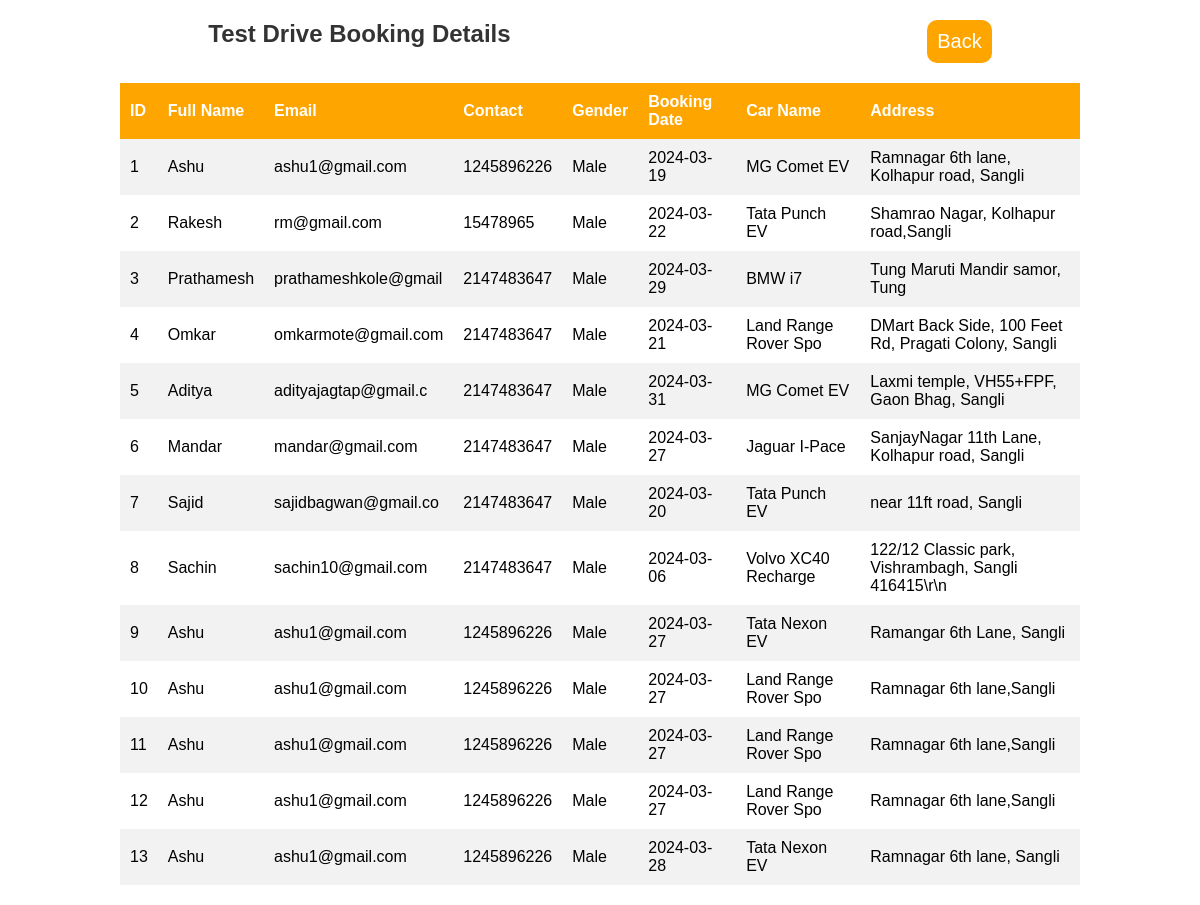
Page /admin/bookings.php on the committed database.
### tables this page shows
CREATE TABLE `booking_details` (
  `ID` int(11) NOT NULL,
  `First Name` varchar(10) NOT NULL,
  `Email` varchar(20) NOT NULL,
  `Contact` int(10) NOT NULL,
  `Gender` varchar(8) NOT NULL,
  `Booking Date` date NOT NULL,
  `Car Name` varchar(20) NOT NULL,
  `Address` text NOT NULL,
  `booking fees` varchar(125) NOT NULL
);

### admin/bookings.php (the view, shortened to what this page needs)
<link rel="stylesheet" href="admin.css">
<section>
   <div>
      <h2>Test Drive Booking Details</h2>
      <a href="admin.php" class="form-btn">Back</a>
   </div>
   <?php
   include '../connect.php';
   $query = "SELECT * FROM booking_details";
   $result = mysqli_query($conn, $query);
   if (mysqli_num_rows($result) > 0) {
      echo "<table border='1'>
        <tr>
            <th>ID</th>
            <th>Full Name</th>
            <th>Email</th>
            <th>Contact</th>
            <th>Gender</th>
            <th>Booking Date</th>
            <th>Car Name</th>
            <th>Address</th>
        </tr>";
      while ($row = mysqli_fetch_assoc($result)) {
         echo "<tr>
            <td>{$row['ID']}</td>
            <td>{$row['First Name']}</td>
            <td>{$row['Email']}</td>
            <td>{$row['Contact']}</td>
            <td>{$row['Gender']}</td>
            <td>{$row['Booking Date']}</td>
            <td>{$row['Car Name']}</td>
            <td>{$row['Address']}</td>
        </tr>";
      }
      echo "</table>";
   } else {
      echo "No records found";
   }
   ?>
</section>

### admin/admin.css (style rules this page uses)
* { font-family: sans-serif; margin: 0; padding: 0; box-sizing: border-box; outline: none; border: none; text-decoration: none; }
h2 { text-align: center; color: #333; }
table { width: 80%; margin: 20px auto; border-collapse: collapse; }
tr:nth-child(even) { background-color: #f2f2f2; }
th, td { padding: 10px; text-align: left; }
table tr th { background-color: var(--main-color); color: white; }

### admin/bookings.php (style rules this page uses)
table { width: 80%; margin: 20px auto; border-collapse: collapse; }
th, td { padding: 10px; text-align: left; }
th { background-color: #ffa500; color: white; }
section div { margin-top: 20px; display: flex; justify-content: space-around; }
section div a { background: var(--main-color); color: var(--bg-color); text-transform: capitalize; font-size: 20px; cursor: pointer; padding: 10px; border-radius: 10px; }

### rows in the picture
booking_details: ID "1", First Name "Ashu", Email "ashu1@gmail.com", Contact "1245896226", Gender "Male", Booking Date "2024-03-19", Car Name "MG Comet EV", Address "Ramnagar 6th lane, Kolhapur road, Sangli"
booking_details: ID "2", First Name "Rakesh", Email "rm@gmail.com", Contact "15478965", Gender "Male", Booking Date "2024-03-22", Car Name "Tata Punch EV", Address "Shamrao Nagar, Kolhapur road,Sangli"
booking_details: ID "3", First Name "Prathamesh", Email "prathameshkole@gmail", Contact "2147483647", Gender "Male", Booking Date "2024-03-29", Car Name "BMW i7", Address "Tung Maruti Mandir samor, Tung"
booking_details: ID "4", First Name "Omkar", Email "omkarmote@gmail.com", Contact "2147483647", Gender "Male", Booking Date "2024-03-21", Car Name "Land Range Rover Spo", Address "DMart Back Side, 100 Feet Rd, Pragati Colony, Sangli"
booking_details: ID "5", First Name "Aditya", Email "adityajagtap@gmail.c", Contact "2147483647", Gender "Male", Booking Date "2024-03-31", Car Name "MG Comet EV", Address "Laxmi temple, VH55+FPF, Gaon Bhag, Sangli"
booking_details: ID "6", First Name "Mandar", Email "mandar@gmail.com", Contact "2147483647", Gender "Male", Booking Date "2024-03-27", Car Name "Jaguar I-Pace", Address "SanjayNagar 11th Lane, Kolhapur road, Sangli"
booking_details: ID "7", First Name "Sajid", Email "sajidbagwan@gmail.co", Contact "2147483647", Gender "Male", Booking Date "2024-03-20", Car Name "Tata Punch EV", Address "near 11ft road, Sangli"
booking_details: ID "8", First Name "Sachin", Email "sachin10@gmail.com", Contact "2147483647", Gender "Male", Booking Date "2024-03-06", Car Name "Volvo XC40 Recharge", Address "122/12 Classic park, Vishrambagh, Sangli 416415\\r\\n"
booking_details: ID "9", First Name "Ashu", Email "ashu1@gmail.com", Contact "1245896226", Gender "Male", Booking Date "2024-03-27", Car Name "Tata Nexon EV", Address "Ramangar 6th Lane, Sangli"
booking_details: ID "10", First Name "Ashu", Email "ashu1@gmail.com", Contact "1245896226", Gender "Male", Booking Date "2024-03-27", Car Name "Land Range Rover Spo", Address "Ramnagar 6th lane,Sangli"
booking_details: ID "11", First Name "Ashu", Email "ashu1@gmail.com", Contact "1245896226", Gender "Male", Booking Date "2024-03-27", Car Name "Land Range Rover Spo", Address "Ramnagar 6th lane,Sangli"
booking_details: ID "12", First Name "Ashu", Email "ashu1@gmail.com", Contact "1245896226", Gender "Male", Booking Date "2024-03-27", Car Name "Land Range Rover Spo", Address "Ramnagar 6th lane,Sangli"
booking_details: ID "13", First Name "Ashu", Email "ashu1@gmail.com", Contact "1245896226", Gender "Male", Booking Date "2024-03-28", Car Name "Tata Nexon EV", Address "Ramnagar 6th lane, Sangli"
